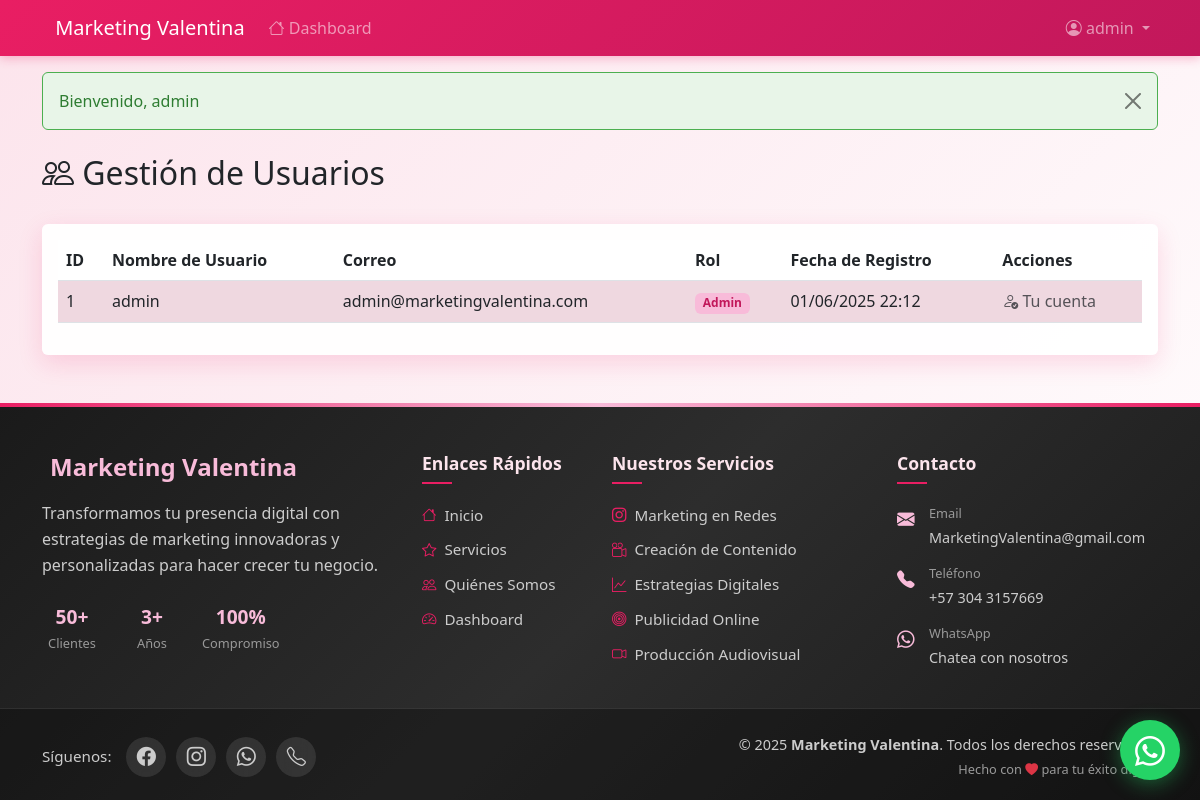
The page /index.php?page=user&action=list (signed in) on the database its author committed.
### tables this page shows
CREATE TABLE users (
    id INT AUTO_INCREMENT PRIMARY KEY,
    username VARCHAR(50) NOT NULL,
    correo VARCHAR(100) NOT NULL UNIQUE,
    password VARCHAR(100) NOT NULL,
    role ENUM('cliente', 'admin') DEFAULT 'cliente' NOT NULL,
    created_at DATETIME DEFAULT CURRENT_TIMESTAMP
);

### controllers/UserController.php (called while the page is built, shortened)
<?php
require_once 'models/UserModel.php';
class UserController {
    private $userModel;
    public function __construct() {
        $this->userModel = new UserModel();
    }
    public function list() {
        $users = $this->userModel->getAllUsers();
        require_once 'views/user/list.php';
    }
}
?>

### utils/db.php (called while the page is built)
<?php
class Database {
    private $host = 'localhost';
    private $dbname = 'marketing_valentina';
    private $username = 'root';
    private $password = '';
    private $pdo;
    public function __construct() {
        try {
            $this->pdo = new PDO(
                "mysql:host={$this->host};dbname={$this->dbname};charset=utf8mb4",
                $this->username,
                $this->password,
                [
                    PDO::ATTR_ERRMODE => PDO::ERRMODE_EXCEPTION,
                    PDO::ATTR_DEFAULT_FETCH_MODE => PDO::FETCH_ASSOC,
                    PDO::ATTR_EMULATE_PREPARES => false,
                    PDO::MYSQL_ATTR_INIT_COMMAND => "SET NAMES utf8mb4 COLLATE utf8mb4_unicode_ci"
                ]
            );
            $this->pdo->exec("SET CHARACTER SET utf8mb4");
            $this->pdo->exec("SET COLLATION_CONNECTION = utf8mb4_unicode_ci");
        } catch (PDOException $e) {
            die("Error de conexión: " . $e->getMessage());
        }
    }
    public function getConnection() {
        return $this->pdo;
    }
}
?>

### models/UserModel.php (called while the page is built, shortened)
<?php
require_once 'utils/db.php';
class UserModel {
    private $db;
    public function __construct() {
        $database = new Database();
        $this->db = $database->getConnection();
    }
    public function getAllUsers() {
        $stmt = $this->db->prepare("SELECT id, username, correo, role, created_at FROM users ORDER BY created_at DESC");
        $stmt->execute();
        return $stmt->fetchAll(PDO::FETCH_ASSOC);
    }
}
?>

### views/user/list.php (the view)
<?php require_once 'views/templates/header.php'; ?>
<div class="container mt-4">
    <div class="d-flex justify-content-between align-items-center mb-4">
        <h2><i class="bi bi-people"></i> Gestión de Usuarios</h2>
    </div>
    <div class="card">
        <div class="card-body">
            <div class="table-responsive">
                <table class="table table-striped">
                    <thead>
                        <tr>
                            <th>ID</th>
                            <th>Nombre de Usuario</th>
                            <th>Correo</th>
                            <th>Rol</th>
                            <th>Fecha de Registro</th>
                            <th>Acciones</th>
                        </tr>
                    </thead>
                    <tbody>
                        <?php foreach ($users as $user): ?>
                            <tr>
                                <td><?= $user['id'] ?></td>
                                <td><?= htmlspecialchars($user['username']) ?></td>
                                <td><?= htmlspecialchars($user['correo']) ?></td>
                                <td>
                                    <span class="badge bg-<?= $user['role'] === 'admin' ? 'danger' : 'primary' ?>">
                                        <?= ucfirst($user['role']) ?>
                                    </span>
                                </td>
                                <td><?= date('d/m/Y H:i', strtotime($user['created_at'])) ?></td>
                                <td>
                                    <?php if ($user['id'] != $_SESSION['user_id']): ?>
                                        <div class="d-flex gap-2">
                                            <a href="index.php?page=user&action=edit&id=<?= $user['id'] ?>"
                                                class="btn btn-warning btn-sm">
                                                <i class="bi bi-pencil"></i> Editar
                                            </a>
                                            <a href="index.php?page=user&action=delete&id=<?= $user['id'] ?>"
                                                class="btn btn-danger btn-sm"
                                                onclick="return confirm('¿Estás seguro de eliminar este usuario? Esta acción eliminará también todas sus cotizaciones y pagos.')">
                                                <i class="bi bi-trash"></i> Eliminar
                                            </a>
                                        </div>
                                    <?php else: ?>
                                        <span class="text-muted">
                                            <i class="bi bi-person-check"></i> Tu cuenta
                                        </span>
                                    <?php endif; ?>
                                </td>
                            </tr>
                        <?php endforeach; ?>
                    </tbody>
                </table>
            </div>
        </div>
    </div>
</div>
<?php require_once 'views/templates/footer.php'; ?>

### views/templates/header.php (style rules this page uses)
:root { --pink-light: #fce4ec; --pink-medium: #f8bbd9; --pink-dark: #e91e63; --pink-darker: #c2185b; --blue-gradient-start: #6a75ca; --blue-gradient-end: #4e54c8; --green-gradient-start: #20c997; --green-gradient-end: #0bb197; }
body { background: linear-gradient(135deg, var(--pink-light) 0%, #fff 100%); min-height: 100vh; }
.card { border: none; box-shadow: 0 8px 25px rgba(233, 30, 99, 0.15); transition: transform 0.3s ease, box-shadow 0.3s ease; background: rgba(255, 255, 255, 0.95); }
.badge { background: var(--pink-medium) !important; color: var(--pink-darker) !important; }
.table-striped>tbody>tr:nth-of-type(odd)>td { background-color: var(--pink-light); }

### rows shown on the page
users: id "1", username "admin", correo "admin@marketingvalentina.com", role "Admin", created_at "01/06/2025 22:12", shows "Tu cuenta"

### other values the page prints
$_SESSION['username'] "admin"
$message['message'] "Bienvenido, admin"
